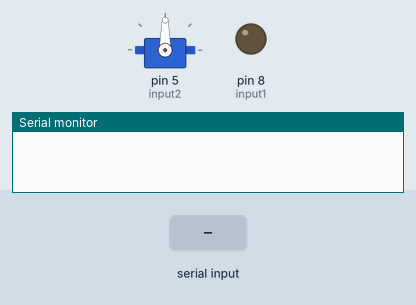
A sketch run on a simulated Arduino Uno, built with avr-gcc and run on an emulated ATmega328P. Shown: servo, output pins drawn as LEDs (lit = HIGH), the last lines printed to the serial monitor. The inputs (shaded band) are chosen by the test bench.

Above: at 1.2 s.
1.3 s: "Front" received over the second serial link
At 1.7 s:
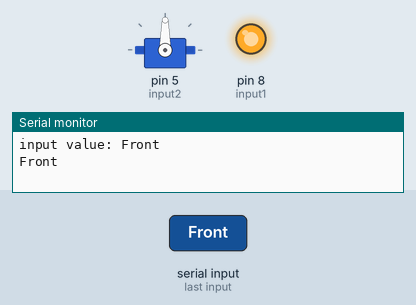
3.8 s: "LF" received over the second serial link
At 6.0 s:
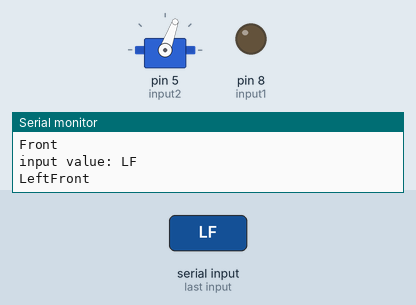
6.3 s: "RF" received over the second serial link
At 8.1 s:
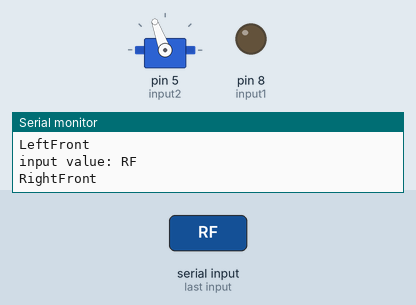
Timing chart, 0 to 9.6 s (numbered marks = the images above; inputs shaded):
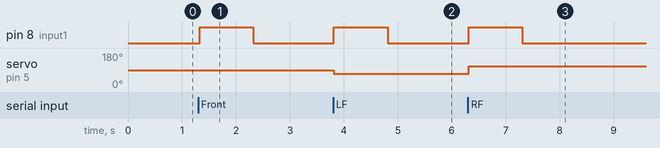

The sketch:

Bluetooth_Driving_Control.ino
```cpp
//MECH 4850 Senior Design
//Hybride Drone Project
//Instructor: Angran Xiao
//Sketched by JIN-WOO KIM
//This code made the hybrid drone to be able to control the DC motor with the bluetooth module.

#include <SoftwareSerial.h>  //call SoftwareSerial from Library
#include <Servo.h> //call Servo from Library

Servo Servo1; //Micro Servo SG90
int pos = 0; // variable to store the servo position
SoftwareSerial Bluetooth(3, 4); // Arduino(RX, TX) - HC-05 Bluetooth (TX, RX)
int Servo1ip;
String myString = "";
int input1 = 8; //initialize the port (OUT1)
int input2 = 5; //initialize the port (OUT2)


void setup() {
  pinMode(input1, OUTPUT);
  pinMode(input2, OUTPUT);
  Servo1.attach(5, 544, 2400); // (pin, Min, Max) 70degree: 722, 90degree: 928, 110degree: 1134
  Serial.begin(9600); // Serial Monitor
  Bluetooth.begin(9600); // Default baud rate of the Bluetooth module
  Bluetooth.setTimeout(1);
  delay(20);
  //initial position of the servo
  Servo1ip = 90;
  Servo1.write(Servo1ip);
}

void loop() {
  //Bluetooth Control
  while (Bluetooth.available()) {
    char Blu = (char)Bluetooth.read();
    myString += Blu;
    delay(5);
  }
  if (!myString.equals("")) {
    Serial.println("input value: " + myString); //print on Serial Monitor
    if (myString == "Front") {
      car_front();
    }
    if (myString == "Back") {
      car_back();
    }
    if (myString == "LF") {
      car_LFront();
    }
    if (myString == "RF") {
      car_RFront();
    }
    if (myString == "LB") {
      car_LBack();
    }
    if (myString == "RB") {
      car_RBack();
    }
    if (myString == "Right") {
      car_right();
    }
    if (myString == "Left") {
      car_left();
    }
    if (myString == "M") {
      car_M();
    }
    myString = "";
  }
}

void car_front() {
  Serial.println("Front");
  Servo1.write(90);
  digitalWrite(8, HIGH);
  digitalWrite(9, LOW);
  delay(1000); //run it for 1000ms
  digitalWrite(8, LOW);
  digitalWrite(9, LOW);
}
void car_back() {
  Serial.println("Back");
  Servo1.write(90);
  digitalWrite(8, LOW);
  digitalWrite(9, HIGH);
  delay(1000); //run it for 1000ms
  digitalWrite(8, LOW);
  digitalWrite(9, LOW);
}
void car_LF() {
  Serial.println("Left");
  Servo1.write(70);
  digitalWrite(8, HIGH);
  digitalWrite(9, LOW);
  delay(1000); //run it for 1000ms
  digitalWrite(8, LOW);
  digitalWrite(9, LOW);
}
void car_RFront() {
  Serial.println("RightFront");
  Servo1.write(110);
  digitalWrite(8, HIGH);
  digitalWrite(9, LOW);
  delay(1000); //run it for 1000ms
  digitalWrite(8, LOW);
  digitalWrite(9, LOW);
}
void car_LFront() {
  Serial.println("LeftFront");
  Servo1.write(70);
  digitalWrite(8, HIGH);
  digitalWrite(9, LOW);
  delay(1000); //run it for 1000ms
  digitalWrite(8, LOW);
  digitalWrite(9, LOW);
}
void car_LBack() {
  Serial.println("LeftBack");
  Servo1.write(110);
  digitalWrite(8, LOW);
  digitalWrite(9, HIGH);
  delay(1000); //run it for 1000ms
  digitalWrite(8, LOW);
  digitalWrite(9, LOW);
}
void car_RBack() {
  Serial.println("RightBack");
  Servo1.write(70);
  digitalWrite(8, LOW);
  digitalWrite(9, HIGH);
  delay(1000); //run it for 1000ms
  digitalWrite(8, LOW);
  digitalWrite(9, LOW);
}
void car_right() {
  Serial.println("Right");
  Servo1.write(110);
  delay(1000); //run it for 1000ms
}
void car_left() {
  Serial.println("Left");
  Servo1.write(70);
  delay(1000); //run it for 1000ms
}
void car_M() {
  Serial.println("Middle");
  Servo1.write(90);
  delay(1000); //run it for 1000ms
}
```

Measured:
- after the input at 1.3 s, pin 8 (input1): LOW → HIGH at once, → LOW 1.0 s later
- after the input at 3.8 s, pin 8 (input1): LOW → HIGH at once, → LOW 1.0 s later; servo on pin 5 (input2): 90° → 70° at once
- after the input at 6.3 s, pin 8 (input1): LOW → HIGH at once, → LOW 1.0 s later; servo on pin 5 (input2): 70° → 110° at once
